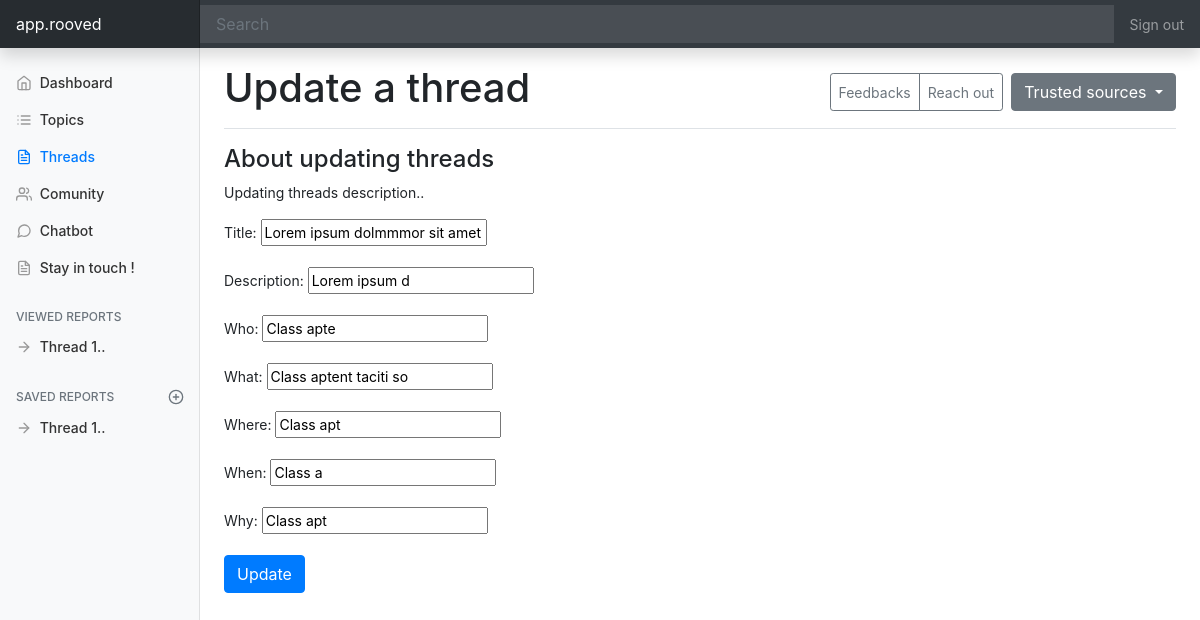
The app's page /threads/update/11 with its own data.
### app/models.py (models this page shows, shortened)
class Threat(models.Model):
    title = models.CharField(max_length=140)
    description = models.CharField(max_length=140)
    who = models.CharField(max_length=140)
    what = models.CharField(max_length=140)
    where = models.CharField(max_length=140)
    when = models.CharField(max_length=140)
    why = models.CharField(max_length=140)

### app/views.py (the view)
# urls.py: path('threads/update/<slug:pk>', views.update.as_view(), name='update'),
class update(UpdateView):
    fields = '__all__'
    template_name = 'app/actions/update.html'
    model = models.Threat
    success_url = '/threads'
    def get_context_data(self, **kwargs):
        context = super().get_context_data(**kwargs)
        context['pageTitle'] = 'Update a thread'
        return context

### core/templates/app/actions/update.html (shortened to what this page needs)
{% extends '../../layouts/baseLayout.html' %}
{% block content %}
<h4>About updating threads</h4>
<p>Updating threads description..</p>
<form method="post">
    {{ form.as_p }}
    <input type="submit" value="Update" class="btn btn-primary text-white">
</form>
{% endblock %}

### core/static/assets/css/dashboard.css (style rules this page uses)
body { font-size: .875rem; }

### records on screen
Threat: title "Lorem ipsum dolmmmor sit amet", description "Lorem ipsum d", who "Class apte", what "Class aptent taciti so", where "Class apt", when "Class a", why "Class apt"

### other values on screen
{{ pageTitle }} "Update a thread"
